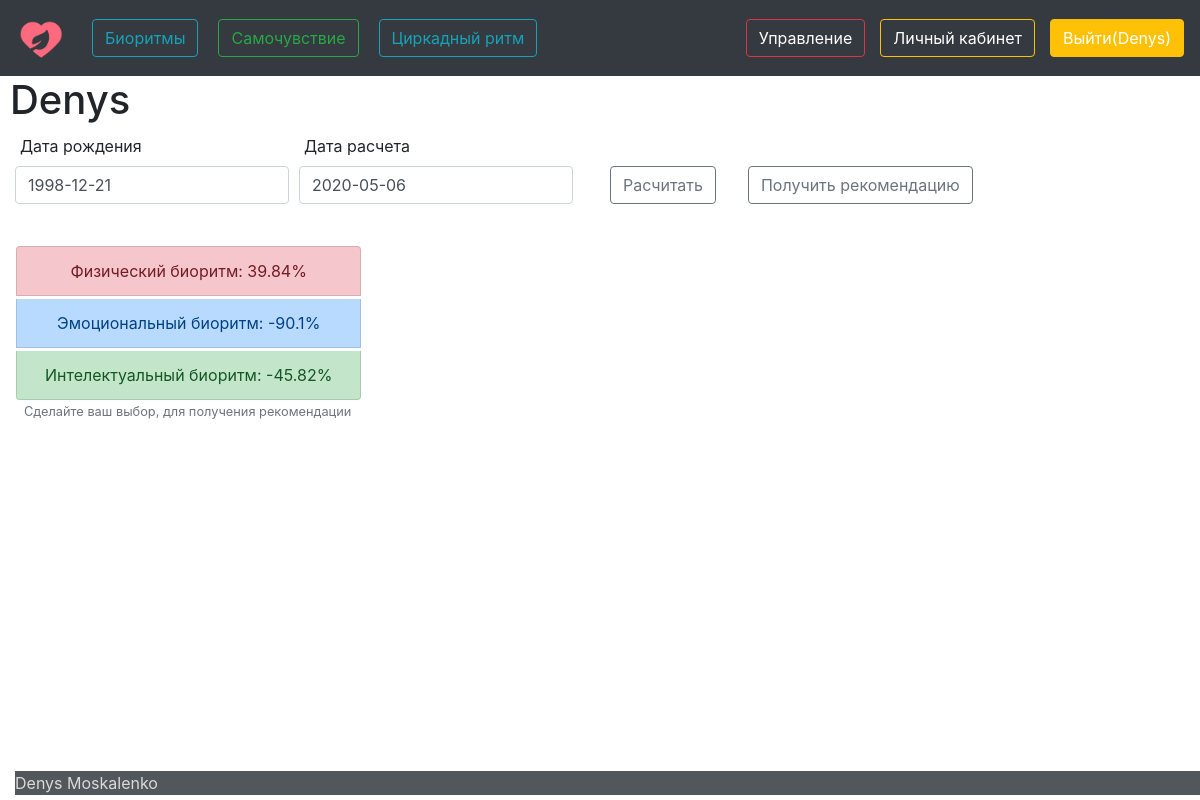
The page /bioresult/ (signed in) on the database as committed earlier.
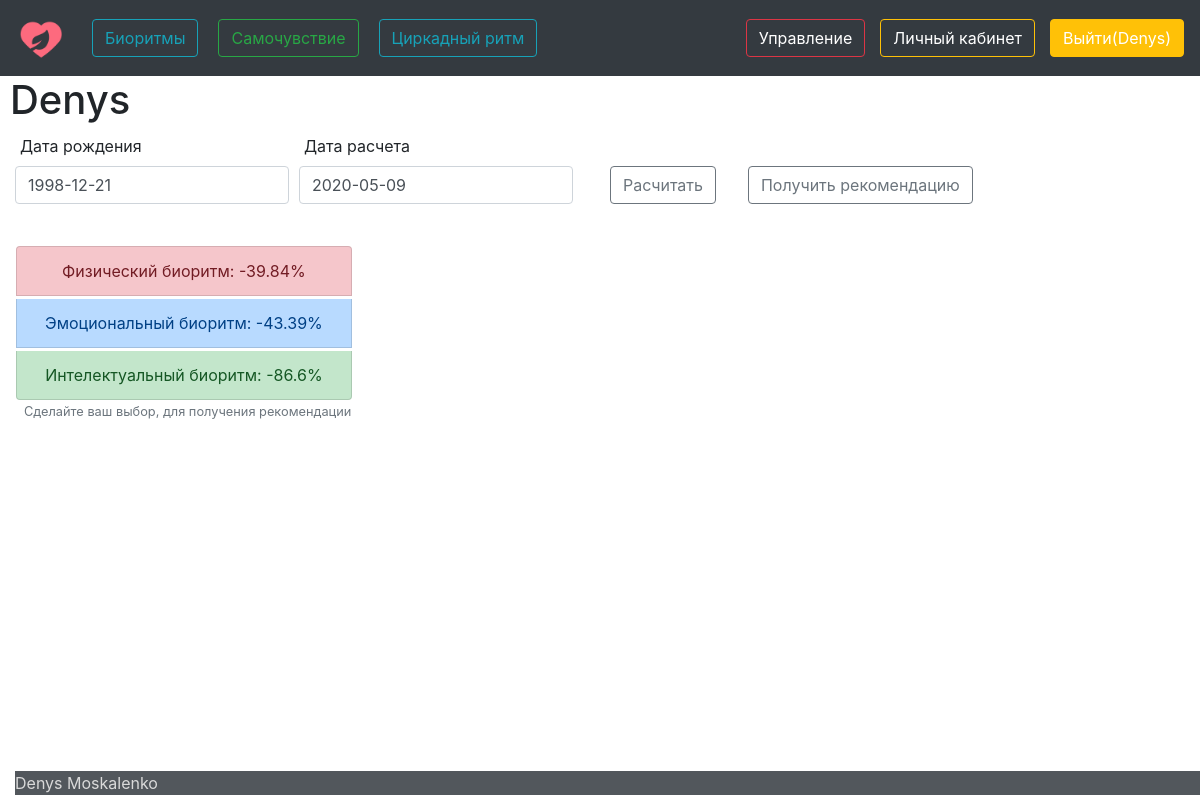
The same page on the database as committed later.
### afront/models.py (models this page shows)
class BiorythmsModel(models.Model):
    person = models.OneToOneField(Human, on_delete=models.CASCADE)
    birth_date = models.CharField(max_length=10)
    calculate_date = models.CharField(max_length=10)
    phys = models.FloatField(default=0)
    mind = models.FloatField(default=0)
    intel = models.FloatField(default=0)

### afront/views.py (the view, shortened to what this page needs)
# urls.py: re_path('bioresult/', views.Bioresult.as_view()),
class Bioresult(TemplateView):
    def get(self, request):
        try:
            person = Human.objects.get(email=request.user.email)
            peid = person.id
            model = BiorythmsModel.objects.get(person=peid)
            birthday = model.birth_date
        except ObjectDoesNotExist:
            model = ''
            birthday = ''
        try:
            today = model.calculate_date
        except ObjectDoesNotExist:
            today = datetime.date.today().strftime("%Y-%m-%d")
        chek = True
        ctx = {
            'today': today,
            'birthday': birthday,
            'phys': model.phys,
            'mind': model.mind,
            'intel': model.intel,
            'chek': chek,
        }
        return render(request, 'bioresult.html', ctx)

### afront/templates/bioresult.html (shortened to what this page needs)
{% extends 'biorythms.html' %}
{% block content1 %}
<form action="/bioresult/" method="post">
<div class="btn-group-vertical">
 <button class="btn list-group-item list-group-item-danger ml-3  mb-1" type="submit" id="samlox1" name="phys" value="phy"> Физический биоритм: {{phys}}%</button>
 <button class="btn list-group-item list-group-item-primary ml-3  mb-1"  type="submit" id="samlox2" name="mind" value="mi"> Эмоциональный биоритм: {{mind}}%</button>
 <button class="btn list-group-item list-group-item-success ml-3 mb-1" type="submit" id="samlox3" name="intel" value="int"> Интелектуальный биоритм: {{intel}}%</button>
</div>
<h6 class=" small text-muted mb-3 ml-4"> Сделайте ваш выбор, для получения рекомендации</h6>
</form>
<div class="container" style="margin-right: 100%; ">
{% endblock %}

### afront/templates/biorythms.html (shortened to what this page needs)
{% extends 'main.html' %}
{% block content %}
<h1>{{user.username}}
</h1>
{%if er%}
<h2>{{er}}<a href="/account">перейти</a></h2>
{%else%}
<form action="/biorythms/" method="post">
   <div class="form-row" style="margin:10px">
      <div class="col-md-2.5 mb-3">
        <label for="id_birth_date" style="margin-left: 5px">Дата рождения</label>
        <input type="text" class="form-control" name="birthday" maxlength="50"  id="id_birth_date" required value="{{birthday}}">
      </div>
      <div class="col-md-2.5 mb-3">
        <label for="id_calculate_date" style="margin-left: 5px">Дата расчета</label>
        <input type="text" class="form-control"  name="curentday" maxlength="50"  id="id_calculate_date"  required value="{{today}}">
      </div>
 <button class="btn btn-outline-secondary"  style="margin:32px" type="submit" name="count" >Расчитать</button>
 <a href=" /bioresult" role="button" class="btn btn-outline-secondary ml-0"  style="margin:32px" type="submit" >Получить рекомендацию </a>    </li>
    </div>
</form>
{% if chek%}
{% block content1 %}{% endblock %}
{%endif%}
{%endif%}
{% endblock %}

Rows that differ between the two databases and show on the page:
removed BiorythmsModel: birthday "1998-12-21", curentday "2020-05-06", phys "39.84", mind "-90.1", intel "-45.82"
added BiorythmsModel: birthday "1998-12-21", curentday "2020-05-09", phys "-39.84", mind "-43.39", intel "-86.6"
